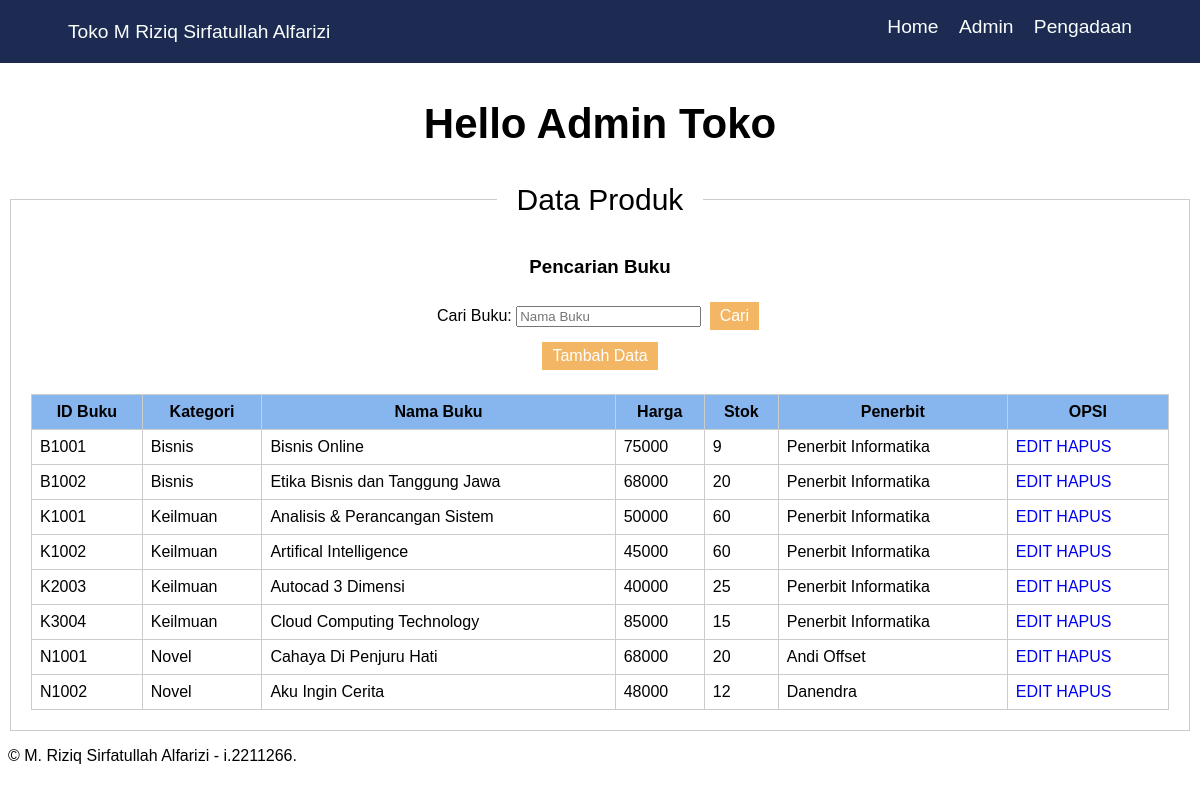
The app's page /admin.php with its own data.
### tables this page shows
CREATE TABLE `tb_product` (
  `id_buku` varchar(20) NOT NULL,
  `kategori` varchar(30) NOT NULL,
  `nama_buku` varchar(30) NOT NULL,
  `harga` int(15) NOT NULL,
  `stok` int(3) NOT NULL,
  `penerbit` varchar(30) NOT NULL
);

### admin.php (the view, shortened to what this page needs)
<!DOCTYPE html>
<html lang="en">
<head>
    <link rel="stylesheet" href="css/form.css">
</head>
<body>
<nav class="navbar">
    <h1>Toko M Riziq Sirfatullah Alfarizi</h1>
    <div class="navbar-nav">
        <a href="index.php">Home</a>
        <a href="admin.php">Admin</a>
        <a href="pengadaan.php">Pengadaan</a>
    </div>
    </nav>
    <div class="TypePengguna">
    <h2>Hello Admin Toko</h2>
    </div>
    <fieldset>
        <legend align="center">Data Produk</legend>
        <center>
            <h3>Pencarian Buku</h3>
        <form method="GET" action="admin.php">
            <label>Cari Buku: </label>
            <input type="text" name="kata_cari" placeholder="Nama Buku"
                value="<?php if(isset($_GET['kata_cari'])) { echo $_GET['kata_cari']; } ?>" />
            <button type="submit">Cari</button>
        </form>
            <button type="submit"><a href="form\add_buku_form.php">Tambah Data</a></button>
        </center>
        <br>
        <table>
            <thead>
                <tr>
                    <th>ID Buku</th>
                    <th>Kategori</th>
                    <th>Nama Buku</th>
                    <th>Harga</th>
                    <th>Stok</th>
                    <th>Penerbit</th>
                    <th>OPSI</th>
                </tr>
            </thead>
            <tbody>
                <?php
                include 'proses/connection.php';
                if(isset($_GET['kata_cari'])) {
                    $kata_cari = $_GET['kata_cari'];
                    $query = "SELECT * FROM tb_product WHERE 'id_buku' like '%".$kata_cari."%' OR nama_buku like '%".$kata_cari."%' ORDER BY id_buku ASC";
                } else {
                    $query = "SELECT * FROM tb_product ORDER BY 'id_buku' ASC";
                }
                $result = mysqli_query($koneksi, $query);
                while ($row = mysqli_fetch_assoc($result)) {
                ?>
                <tr>
                    <td><?php echo $row['id_buku']; ?></td>
                    <td><?php echo $row['kategori']; ?></td>
                    <td><?php echo $row['nama_buku']; ?></td>
                    <td><?php echo $row['harga']; ?></td>
                    <td><?php echo $row['stok']; ?></td>
                    <td><?php echo $row['penerbit']; ?></td>
                    <td>
                        <a href="form/edit_buku.php?id_buku=<?php echo $row['id_buku']; ?>">EDIT</a>
                        <a href="proses/delete_proses.php?id_buku=<?php echo $row['id_buku']; ?>" onclick="return confirm('Apakah Anda yakin ingin menghapus data?')">HAPUS</a>
                    </td>
                </tr>
                <?php
                }
                ?>
            </tbody>
        </table>
    </fieldset>
    <footer>
        <p>&copy; M. Riziq Sirfatullah Alfarizi - i.2211266.</p>
    </footer>
</body>
</html>

### css/form.css (style rules this page uses)
* { font-family: "Poppins", sans-serif; }
.navbar { display: flex; justify-content: space-between; align-items: center; padding: 0.5rem 5%; background-color: #1D2B53; position: fixed; top: 0; left: 0; right: 0; z-index: 9999; }
.navbar .navbar-nav a, h1 { color: hsl(160, 100%, 99%); font-family: "Poppins", sans-serif; font-weight: 200; display: inline-block; margin: 0.5rem; font-size: 1.2rem; }
.navbar .navbar-nav a::after { content: ""; display: block; padding-bottom: 0.5rem; border-bottom: 0.1rem solid #FAEF5D; transform: scaleX(0); }
a { text-decoration: none; }
button { background-color: #F3B664; border: none; color: white; padding: 5px 10px; text-align: center; text-decoration: none; display: inline-block; font-size: 16px; margin: 6px 4px; cursor: pointer; }
button a { color: white; text-decoration: none; }
fieldset { border: 1px solid #ccc; padding: 20px; }
legend { color: #000; font-size: 30px; padding: 0 20px; text-align: center; }
table { border-collapse: collapse; width: 100%; }
th, td { padding: 8px; border: 1px solid #ccc; }
th { background-color: #87b5ee; }
.TypePengguna { font-size: 28px; text-align: center; margin-top: 100px; }

### records on screen
tb_product: id_buku "B1001", kategori "Bisnis", nama_buku "Bisnis Online", harga "75000", stok "9", penerbit "Penerbit Informatika"
tb_product: id_buku "B1002", kategori "Bisnis", nama_buku "Etika Bisnis dan Tanggung Jawa", harga "68000", stok "20", penerbit "Penerbit Informatika"
tb_product: id_buku "K1001", kategori "Keilmuan", nama_buku "Analisis & Perancangan Sistem", harga "50000", stok "60", penerbit "Penerbit Informatika"
tb_product: id_buku "K1002", kategori "Keilmuan", nama_buku "Artifical Intelligence", harga "45000", stok "60", penerbit "Penerbit Informatika"
tb_product: id_buku "K2003", kategori "Keilmuan", nama_buku "Autocad 3 Dimensi", harga "40000", stok "25", penerbit "Penerbit Informatika"
tb_product: id_buku "K3004", kategori "Keilmuan", nama_buku "Cloud Computing Technology", harga "85000", stok "15", penerbit "Penerbit Informatika"
tb_product: id_buku "N1001", kategori "Novel", nama_buku "Cahaya Di Penjuru Hati", harga "68000", stok "20", penerbit "Andi Offset"
tb_product: id_buku "N1002", kategori "Novel", nama_buku "Aku Ingin Cerita", harga "48000", stok "12", penerbit "Danendra"
